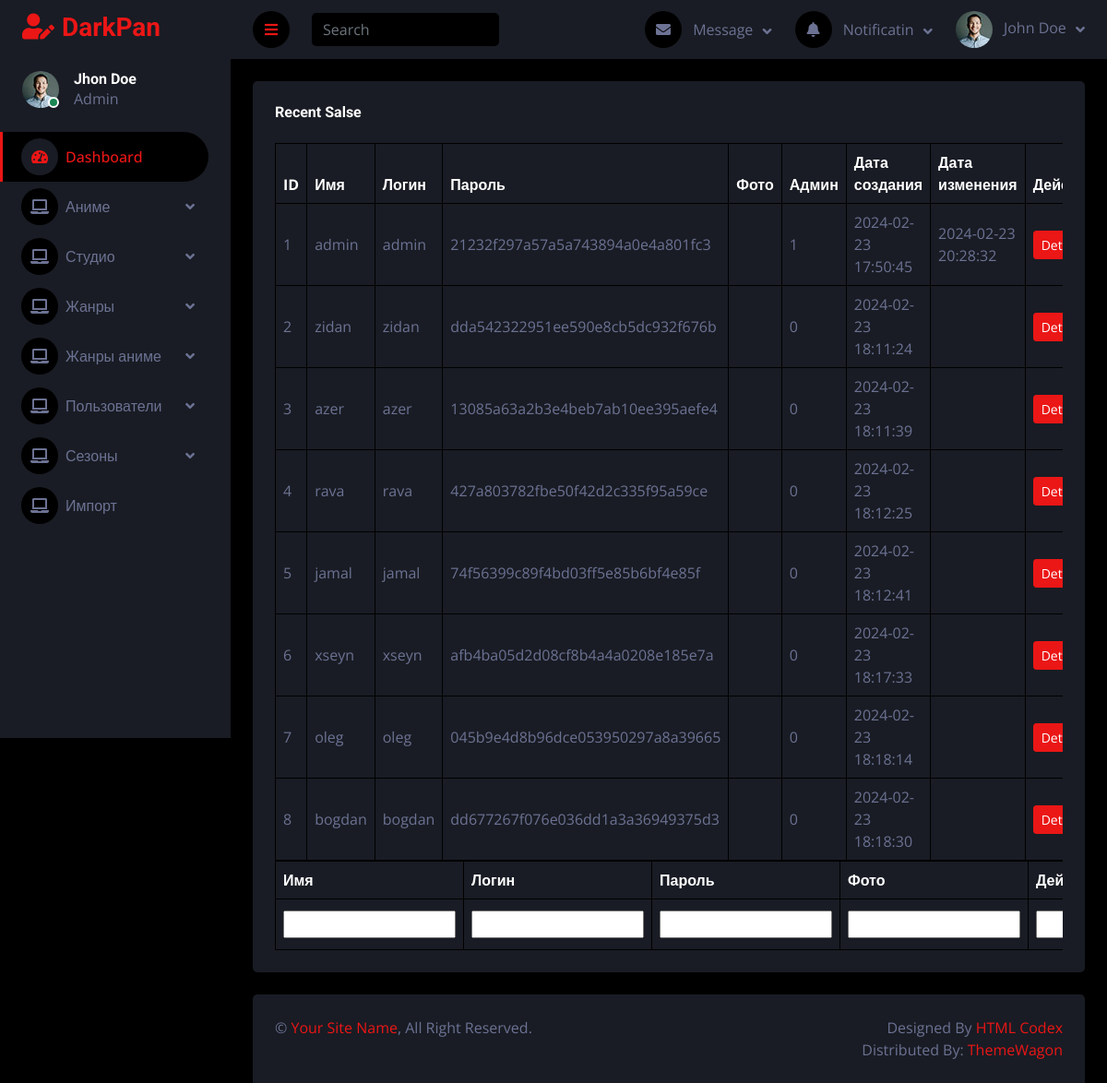
The app's page /adminpanel/userList.php with its own data.
### tables this page shows
CREATE TABLE `user` (
  `id` int(11) NOT NULL AUTO_INCREMENT,
  `name` varchar(250) NOT NULL,
  `login` varchar(250) NOT NULL,
  `passwordHash` varchar(32) NOT NULL,
  `profileImage` text,
  `isAdmin` tinyint(1) NOT NULL DEFAULT '0',
  `createDate` datetime NOT NULL,
  `updateDate` datetime DEFAULT NULL,
  PRIMARY KEY (`id`),
  UNIQUE KEY `login` (`login`)
);

### db.php (called while the page is built, shortened)
<?php
function SELECT($sql, $params = "", $data = array()) {
	$db = @mysqli_connect(HOST, USERNAME, PASSWORD, DATABASE) or die('ошибка соединение с БД');
	mysqli_set_charset($db, 'utf8');
	$statement = $db->prepare($sql);
	$statement->execute();
	$res = $statement->get_result();
	$result = $res->fetch_all(MYSQLI_ASSOC);
	return $result;
}
?>

### adminpanel/userList.php (the view, shortened to what this page needs)
<?php
include('inc/header.php');
include '../db.php';
?>
<body>
    <div class="container-fluid position-relative d-flex p-0">
        <?php include('./inc/sideBar.php'); ?>
        <div class="content">
            <?php include('./inc/navBar.php'); ?>
            <div class="container-fluid pt-4 px-4">
                <div class="bg-secondary text-center rounded p-4">
                    <div class="d-flex align-items-center justify-content-between mb-4">
                        <h6 class="mb-0">Recent Salse</h6>
                    </div>
                    <div class="table-responsive">
                        <table class="table text-start align-middle table-bordered table-hover mb-0">
                            <thead>
                                <tr class="text-white">
                                    <th scope="col">ID</th>
                                    <th scope="col">Имя</th>
                                    <th scope="col">Логин</th>
                                    <th scope="col">Пароль</th>
                                    <th scope="col">Фото</th>
                                    <th scope="col">Админ</th>
                                    <th scope="col">Дата создания</th>
                                    <th scope="col">Дата изменения</th>
                                    <th scope="col">Действия</th>
                                </tr>
                            </thead>
                            <tbody>
                            <?php
                                $users = SELECT("SELECT * FROM user");
                                if (count($users) > 0) {
                                    foreach ($users as $user) { ?>
                                        <tr>
                                        <td><?=$user['id']?></td>
                                        <td><?=$user['name']?></td>
                                        <td><?=$user['login']?></td>
                                        <td><?=$user['passwordHash']?></td>
                                        <td><?=$user['profileImage']?></td>
                                        <td><?=$user['isAdmin']?></td>
                                        <td><?=$user['createDate']?></td>
                                        <td><?=$user['updateDate']?></td>
                                        <td>
                                            <?php echo '<a class="btn btn-sm btn-primary" href="userForm.php?id=' . $user['id'] . '">Detail</a>'; ?>
                                        </td>
                                        </tr>
                                    <?php }
                                } else {?>
                                    <tr><td colspan='8'>Нет доступных данных</td></tr>
                                <?php }
                                ?>
                            </tbody>
                        </table>
                    </div>
                    <div class="table-responsive">
                        <table class="table text-start align-middle table-bordered table-hover mb-0">
                            <thead>
                                <tr class="text-white">
                                    <th scope="col">Имя</th>
                                    <th scope="col">Логин</th>
                                    <th scope="col">Пароль</th>
                                    <th scope="col">Фото</th>
                                    <th scope="col">Действия</th>
                                </tr>
                            </thead>
                            <tbody>
                                <tr>
                                    <form action="CRUD/anime/add.php" method="POST">
                                    <td><input type="text" name="name"></td>
                                    <td><input type="text" name="login"></td>
                                    <td><input type="text" name="passwordHash"></td>
                                    <td><input type="text" name="profileImage"></td>
                                    <td><input type="text" name="isAdmin"></td>
                                    </form>
                                </tr>
                            </tbody>
                        </table>
                    </div>
                </div>
            </div>
            <div class="container-fluid pt-4 px-4">
                <div class="bg-secondary rounded-top p-4">
                    <div class="row">
                        <div class="col-12 col-sm-6 text-center text-sm-start">
                            &copy; <a href="#">Your Site Name</a>, All Right Reserved.
                        </div>
                        <div class="col-12 col-sm-6 text-center text-sm-end">
                            Designed By <a href="https://htmlcodex.com">HTML Codex</a>
                            <br>Distributed By: <a href="https://themewagon.com" target="_blank">ThemeWagon</a>
                        </div>
                    </div>
                </div>
            </div>
        </div>
    </div>
<?php include('./inc/footer.php'); ?>

### adminpanel/css/style.css (style rules this page uses)
:root { --primary: #EB1616; --secondary: #191C24; --light: #6C7293; --dark: #000000; }
.btn { transition: .5s; }
.content { margin-left: 250px; min-height: 100vh; background: var(--dark); transition: 0.5s; }
@media (min-width: 992px) { .content { width: calc(100% - 250px); } }

### records on screen
user: id "1", name "admin", login "admin", passwordHash "21232f297a57a5a743894a0e4a801fc3", isAdmin "1", createDate "2024-02-23 17:50:45", updateDate "2024-02-23 20:28:32"
user: id "2", name "zidan", login "zidan", passwordHash "dda542322951ee590e8cb5dc932f676b", isAdmin "0", createDate "2024-02-23 18:11:24"
user: id "3", name "azer", login "azer", passwordHash "13085a63a2b3e4beb7ab10ee395aefe4", isAdmin "0", createDate "2024-02-23 18:11:39"
user: id "4", name "rava", login "rava", passwordHash "427a803782fbe50f42d2c335f95a59ce", isAdmin "0", createDate "2024-02-23 18:12:25"
user: id "5", name "jamal", login "jamal", passwordHash "74f56399c89f4bd03ff5e85b6bf4e85f", isAdmin "0", createDate "2024-02-23 18:12:41"
user: id "6", name "xseyn", login "xseyn", passwordHash "afb4ba05d2d08cf8b4a4a0208e185e7a", isAdmin "0", createDate "2024-02-23 18:17:33"
user: id "7", name "oleg", login "oleg", passwordHash "045b9e4d8b96dce053950297a8a39665", isAdmin "0", createDate "2024-02-23 18:18:14"
user: id "8", name "bogdan", login "bogdan", passwordHash "dd677267f076e036dd1a3a36949375d3", isAdmin "0", createDate "2024-02-23 18:18:30"
